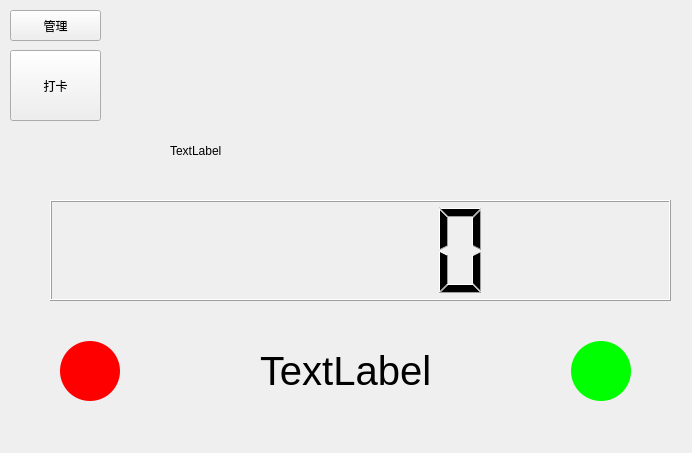
<?xml version="1.0" encoding="UTF-8"?>
<ui version="4.0">
 <class>Homepage</class>
 <widget class="QWidget" name="Homepage">
  <property name="geometry">
   <rect>
    <x>0</x>
    <y>0</y>
    <width>692</width>
    <height>453</height>
   </rect>
  </property>
  <property name="windowTitle">
   <string>Form</string>
  </property>
  <widget class="QWidget" name="widget" native="true">
   <property name="geometry">
    <rect>
     <x>0</x>
     <y>0</y>
     <width>691</width>
     <height>461</height>
    </rect>
   </property>
   <property name="styleSheet">
    <string notr="true">#widget{image: url(:/new/prefix1/img/home.png);}</string>
   </property>
   <widget class="QPushButton" name="pushButton_2">
    <property name="geometry">
     <rect>
      <x>10</x>
      <y>50</y>
      <width>91</width>
      <height>71</height>
     </rect>
    </property>
    <property name="text">
     <string>打卡</string>
    </property>
   </widget>
   <widget class="QPushButton" name="ctrl">
    <property name="geometry">
     <rect>
      <x>10</x>
      <y>10</y>
      <width>91</width>
      <height>31</height>
     </rect>
    </property>
    <property name="text">
     <string>管理</string>
    </property>
   </widget>
   <widget class="QWidget" name="layoutWidget">
    <property name="geometry">
     <rect>
      <x>60</x>
      <y>340</y>
      <width>571</width>
      <height>62</height>
     </rect>
    </property>
    <layout class="QHBoxLayout" name="horizontalLayout_show">
     <item>
      <widget class="QLabel" name="lb_red">
       <property name="minimumSize">
        <size>
         <width>60</width>
         <height>60</height>
        </size>
       </property>
       <property name="maximumSize">
        <size>
         <width>60</width>
         <height>60</height>
        </size>
       </property>
       <property name="styleSheet">
        <string notr="true">background-color: rgb(255, 0, 0);
border-radius: 30px;</string>
       </property>
      </widget>
     </item>
     <item>
      <spacer name="horizontalSpacer_5">
       <property name="orientation">
        <enum>Qt::Horizontal</enum>
       </property>
       <property name="sizeHint" stdset="0">
        <size>
         <width>40</width>
         <height>20</height>
        </size>
       </property>
      </spacer>
     </item>
     <item>
      <widget class="QLabel" name="lb_tip">
       <property name="minimumSize">
        <size>
         <width>0</width>
         <height>0</height>
        </size>
       </property>
       <property name="maximumSize">
        <size>
         <width>16777215</width>
         <height>16777215</height>
        </size>
       </property>
       <property name="font">
        <font>
         <pointsize>30</pointsize>
        </font>
       </property>
       <property name="text">
        <string>TextLabel</string>
       </property>
      </widget>
     </item>
     <item>
      <spacer name="horizontalSpacer_6">
       <property name="orientation">
        <enum>Qt::Horizontal</enum>
       </property>
       <property name="sizeHint" stdset="0">
        <size>
         <width>40</width>
         <height>20</height>
        </size>
       </property>
      </spacer>
     </item>
     <item>
      <widget class="QLabel" name="lb_green">
       <property name="minimumSize">
        <size>
         <width>60</width>
         <height>60</height>
        </size>
       </property>
       <property name="maximumSize">
        <size>
         <width>60</width>
         <height>60</height>
        </size>
       </property>
       <property name="styleSheet">
        <string notr="true">background-color: rgb(0, 255, 0);
border-radius: 30px;</string>
       </property>
      </widget>
     </item>
    </layout>
   </widget>
   <widget class="QLCDNumber" name="lcdNumber">
    <property name="geometry">
     <rect>
      <x>50</x>
      <y>200</y>
      <width>621</width>
      <height>101</height>
     </rect>
    </property>
   </widget>
   <widget class="QLabel" name="date">
    <property name="geometry">
     <rect>
      <x>170</x>
      <y>130</y>
      <width>421</width>
      <height>41</height>
     </rect>
    </property>
    <property name="styleSheet">
     <string notr="true">font: 75 24pt &quot;新宋体&quot;;</string>
    </property>
    <property name="text">
     <string>TextLabel</string>
    </property>
   </widget>
  </widget>
 </widget>
 <resources/>
 <connections/>
</ui>
